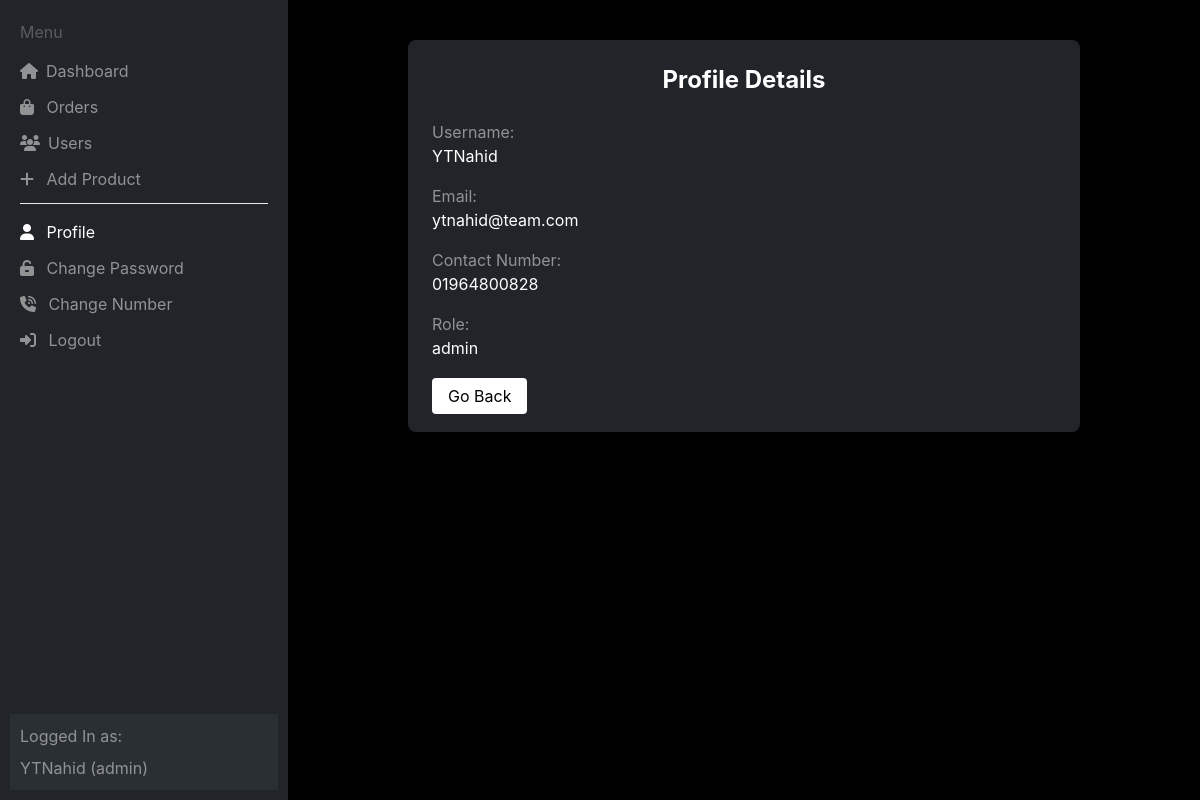
The app's page /profile.php (signed in) with its own data.
### tables this page shows
CREATE TABLE `users` (
  `id` int(11) NOT NULL,
  `username` varchar(50) NOT NULL,
  `email` varchar(100) NOT NULL,
  `password` varchar(255) NOT NULL,
  `contact` varchar(50) NOT NULL,
  `gender` enum('male','female') NOT NULL,
  `birth_date` date NOT NULL,
  `role` varchar(50) NOT NULL DEFAULT 'customer',
  `created_at` timestamp NOT NULL DEFAULT current_timestamp()
);

### profile.php (the view, shortened to what this page needs)
<?php
include 'connect.php';
$email = $_SESSION['email'];
$sql = $conn->prepare("SELECT username, email, contact, role FROM users WHERE email = ?");
$sql->bind_param("s", $email);
$sql->execute();
$result = $sql->get_result();
if ($result->num_rows > 0) {
    $row = $result->fetch_assoc();
    $username = htmlspecialchars($row['username']);
    $email = htmlspecialchars($row['email']);
    $contact = htmlspecialchars($row['contact']);
    $role = htmlspecialchars($row['role']);
} else {
    echo "User not found.";
    exit();
}
?>
<!DOCTYPE html>
<html lang="en">
<head>
    <?php
    include './templates/head.php';
    ?>
</head>
<body class="bg-black min-h-screen text-white">
    <?php
    include './templates/header.php';
    ?>
    <main class="content ml-72 pt-10 min-h-screen">
        <div class="max-w-md mx-auto bg-black rounded-lg shadow-md overflow-hidden md:max-w-2xl">
            <div class="p-6 bg-bg-color">
                <h2 class="text-2xl font-bold mb-6 text-white">Profile Details</h2>
                <div class="mb-4">
                    <label class="block text-white opacity-50">Username:</label>
                    <p class="text-white"><?php echo $username; ?></p>
                </div>
                <div class="mb-4">
                    <label class="block text-white opacity-50">Email:</label>
                    <p class="text-white"><?php echo $email; ?></p>
                </div>
                <div class="mb-4">
                    <label class="block text-white opacity-50">Contact Number:</label>
                    <p class="text-white"><?php echo $contact; ?></p>
                </div>
                <div class="mb-4">
                    <label class="block text-white opacity-50">Role:</label>
                    <p class="text-white"><?php echo $role; ?></p>
                </div>
                <div class="mt-6">
                    <a href="dashboard.php" class="bg-white text-black px-4 py-2 rounded hover:bg-black hover:text-white">Go Back</a>
                </div>
            </div>
        </div>
    </main>
</body>
</html>

### templates/header.php (shortened to what this page needs)
<?php
$current_page = basename($_SERVER['PHP_SELF']);
?>
<header class="column sidebar bg-bg-color w-72 h-screen justify-between fixed">
    <div class="column">
        <p class="text-white opacity-25">Menu</p>
        <nav>
            <ul class="nav-menu space-y-3">
                <li>
                    <a href="./dashboard.php" class="flex items-center <?php echo ($current_page == 'dashboard.php') ? 'active' : ''; ?>">
                        <i class="fa-solid fa-house p-0"></i> Dashboard
                    </a>
                </li>
                <?php if ($role === 'admin'): ?>
                    <li>
                        <a href="./orders.php" class="<?php echo ($current_page == 'orders.php') ? 'active' : ''; ?>">
                            <i class="fa-solid fa-bag-shopping"></i> Orders
                        </a>
                    </li>
                    <li>
                        <a href="./users.php" class="flex items-center <?php echo ($current_page == 'users.php') ? 'active' : ''; ?>">
                            <i class="fa-solid fa-users p-0"></i> Users
                        </a>
                    </li>
                    <li>
                        <a href="#" onclick="openAddProductModal()" class="<?php echo ($current_page == 'add_product.php') ? 'active' : ''; ?>">
                            <i class="fa-solid fa-plus"></i> Add Product
                        </a>
                    </li>
                <?php endif; ?>
                <li class="border-t pt-4 mt-[50px]">
                    <a href="./profile.php" class="<?php echo ($current_page == 'profile.php') ? 'active' : ''; ?>">
                        <i class="fa-solid fa-user"></i> Profile
                    </a>
                </li>
                <li>
                    <a href="./change_pass.php" class="<?php echo ($current_page == 'change_pass.php') ? 'active' : ''; ?>">
                        <i class="fa-solid fa-unlock-keyhole"></i> Change Password
                    </a>
                </li>
                <li>
                    <a href="./change_number.php" class="<?php echo ($current_page == 'change_number.php') ? 'active' : ''; ?>">
                        <i class="fa-solid fa-phone-volume"></i> Change Number
                    </a>
                </li>
                <li>
                    <a href="./logout.php">
                        <i class="fa-solid fa-right-to-bracket"></i> Logout
                    </a>
                </li>
            </ul>
        </nav>
    </div>
    <div class="column current-user bg-[#343a40] gap-2">
        <p>Logged In as:</p>
        <p><?php echo $username . " (" . $role . ")"; ?></p>
    </div>
</header>

### css/global-style.css (style rules this page uses)
:root { --content-width: 100%; --gap: 15px; --column-padding: 10px; --primary-color: #e6533c; --bg-color: #222222; --heading-color: white; --text-color: white; --primary-font: 'Inter', sans-serif; }
* { transition: all 0.2s; font-family: var(--primary-font); box-sizing: border-box; scroll-behavior: smooth; }
body { margin: 0; }
.column { display: flex; flex-direction: column; width: 100%; max-width: var(--content-width); gap: var(--gap); padding: var(--column-padding); }
a { color: var(--text-color); text-decoration: none; }
ul { margin: 0; }

### css/style.css (style rules this page uses)
body { background-color: #212529; }
.sidebar .nav-menu a, .sidebar .current-user { color: white; opacity: 0.5; }
.sidebar .nav-menu a.active { opacity: 1; }
.sidebar .nav-menu i { padding-right: 8px; }
h2 { margin-top: 0; text-align: center; }

### records on screen
users: username "YTNahid", role "admin", email "ytnahid@team.com", contact "01964800828"
